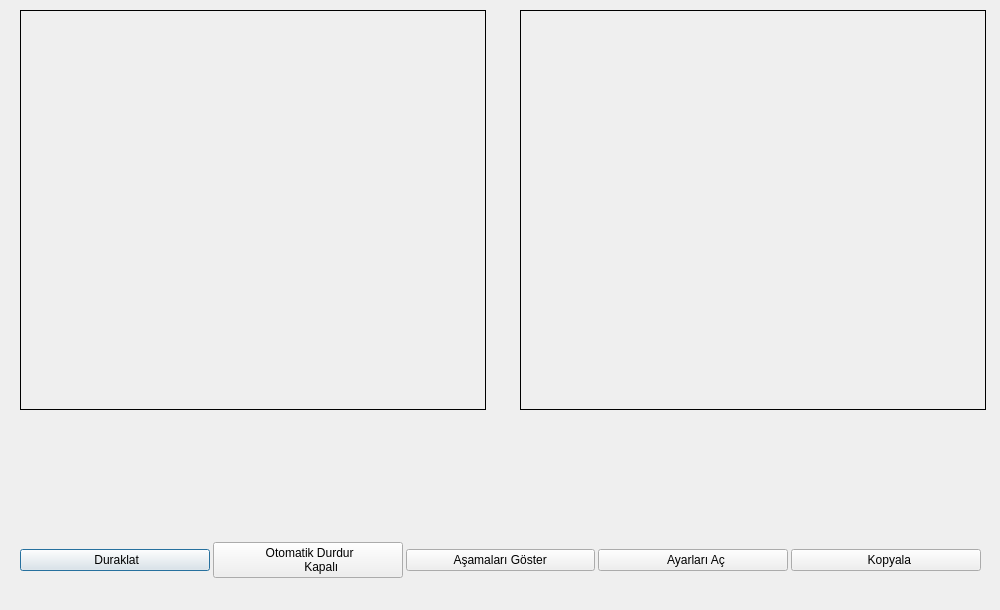
<?xml version="1.0" encoding="UTF-8"?>
<ui version="4.0">
 <class>Dialog</class>
 <widget class="QDialog" name="Dialog">
  <property name="geometry">
   <rect>
    <x>0</x>
    <y>0</y>
    <width>1000</width>
    <height>610</height>
   </rect>
  </property>
  <property name="windowTitle">
   <string>Dialog</string>
  </property>
  <property name="styleSheet">
   <string notr="true"/>
  </property>
  <widget class="QLabel" name="imgBulunan">
   <property name="geometry">
    <rect>
     <x>520</x>
     <y>10</y>
     <width>466</width>
     <height>400</height>
    </rect>
   </property>
   <property name="minimumSize">
    <size>
     <width>466</width>
     <height>400</height>
    </size>
   </property>
   <property name="frameShape">
    <enum>QFrame::Panel</enum>
   </property>
   <property name="text">
    <string/>
   </property>
  </widget>
  <widget class="QWidget" name="horizontalLayoutWidget">
   <property name="geometry">
    <rect>
     <x>10</x>
     <y>530</y>
     <width>981</width>
     <height>61</height>
    </rect>
   </property>
   <layout class="QHBoxLayout" name="horizontalLayout" stretch="0,0,0,0,0">
    <property name="spacing">
     <number>3</number>
    </property>
    <property name="leftMargin">
     <number>10</number>
    </property>
    <property name="rightMargin">
     <number>10</number>
    </property>
    <item>
     <widget class="QPushButton" name="startCam">
      <property name="text">
       <string> Duraklat</string>
      </property>
      <property name="icon">
       <iconset resource="icons.qrc">
        <normaloff>:/icon/icons/ocrclose.png</normaloff>:/icon/icons/ocrclose.png</iconset>
      </property>
      <property name="iconSize">
       <size>
        <width>32</width>
        <height>32</height>
       </size>
      </property>
     </widget>
    </item>
    <item>
     <widget class="QPushButton" name="btnOtomatikDurdur">
      <property name="text">
       <string> Otomatik Durdur 
        Kapalı</string>
      </property>
      <property name="icon">
       <iconset resource="icons.qrc">
        <normaloff>:/icon/icons/autoon.png</normaloff>:/icon/icons/autoon.png</iconset>
      </property>
      <property name="iconSize">
       <size>
        <width>32</width>
        <height>32</height>
       </size>
      </property>
     </widget>
    </item>
    <item>
     <widget class="QPushButton" name="btnAsamalar">
      <property name="text">
       <string> Aşamaları Göster </string>
      </property>
      <property name="icon">
       <iconset resource="icons.qrc">
        <normaloff>:/icon/icons/asamagoster.png</normaloff>:/icon/icons/asamagoster.png</iconset>
      </property>
      <property name="iconSize">
       <size>
        <width>32</width>
        <height>32</height>
       </size>
      </property>
     </widget>
    </item>
    <item>
     <widget class="QPushButton" name="btnAyarlar">
      <property name="text">
       <string>  Ayarları Aç</string>
      </property>
      <property name="icon">
       <iconset resource="icons.qrc">
        <normaloff>:/icon/icons/ayarlar.png</normaloff>:/icon/icons/ayarlar.png</iconset>
      </property>
      <property name="iconSize">
       <size>
        <width>32</width>
        <height>32</height>
       </size>
      </property>
     </widget>
    </item>
    <item>
     <widget class="QPushButton" name="btnKopyala">
      <property name="text">
       <string>  Kopyala</string>
      </property>
      <property name="icon">
       <iconset resource="icons.qrc">
        <normaloff>:/icon/icons/kopyala.png</normaloff>:/icon/icons/kopyala.png</iconset>
      </property>
      <property name="iconSize">
       <size>
        <width>32</width>
        <height>32</height>
       </size>
      </property>
     </widget>
    </item>
   </layout>
  </widget>
  <widget class="QLabel" name="imgCamera_2">
   <property name="geometry">
    <rect>
     <x>20</x>
     <y>10</y>
     <width>466</width>
     <height>400</height>
    </rect>
   </property>
   <property name="minimumSize">
    <size>
     <width>466</width>
     <height>400</height>
    </size>
   </property>
   <property name="frameShape">
    <enum>QFrame::Panel</enum>
   </property>
   <property name="text">
    <string/>
   </property>
  </widget>
  <widget class="QWidget" name="layoutWidget">
   <property name="geometry">
    <rect>
     <x>20</x>
     <y>420</y>
     <width>971</width>
     <height>91</height>
    </rect>
   </property>
   <layout class="QVBoxLayout" name="vlCevaplar">
    <property name="spacing">
     <number>5</number>
    </property>
    <property name="sizeConstraint">
     <enum>QLayout::SetDefaultConstraint</enum>
    </property>
    <property name="leftMargin">
     <number>10</number>
    </property>
    <property name="rightMargin">
     <number>10</number>
    </property>
    <item>
     <layout class="QHBoxLayout" name="cevapAnahtari">
      <property name="sizeConstraint">
       <enum>QLayout::SetMinimumSize</enum>
      </property>
     </layout>
    </item>
    <item>
     <layout class="QHBoxLayout" name="ogrenciCevaplar">
      <property name="sizeConstraint">
       <enum>QLayout::SetMinimumSize</enum>
      </property>
     </layout>
    </item>
   </layout>
  </widget>
 </widget>
 <resources>
  <include location="icons.qrc"/>
 </resources>
 <connections/>
</ui>
